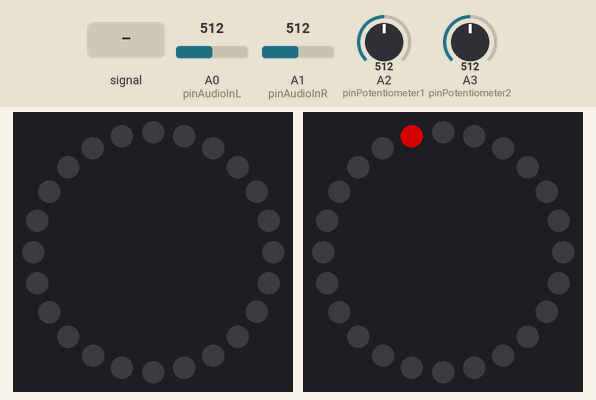
The sketch below on a simulated Arduino Uno, built with avr-gcc and run on an emulated ATmega328P. On the bench: 2 × 24 RGB LEDs in a ring, first at the top, clockwise. The inputs (shaded band) are chosen by the test bench; at power-on: A2 (pinPotentiometer1) = 512, A0 (pinAudioInL) = 512, A3 (pinPotentiometer2) = 512, A1 (pinAudioInR) = 512. Dim RGB values are drawn brighter than linear.

Above: at 1.2 s.
1.3 s: A0 (pinAudioInL) fed a 200 Hz sine of ±255 counts around its level
At 2.1 s:
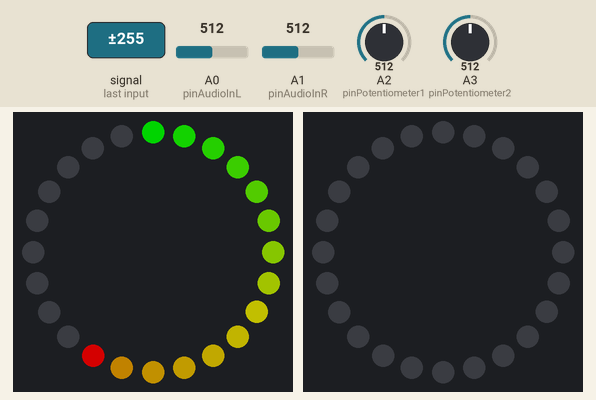
3.1 s: A1 (pinAudioInR) fed a 2 Hz sine of ±306 counts around its level
At 4.45 s:
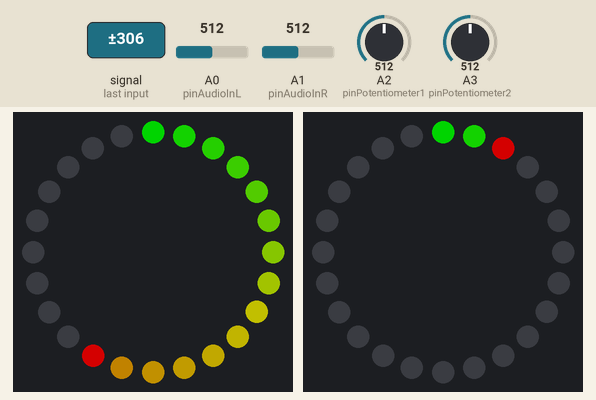
5.1 s: A2 (pinPotentiometer1) set to 716
At 6.3 s:
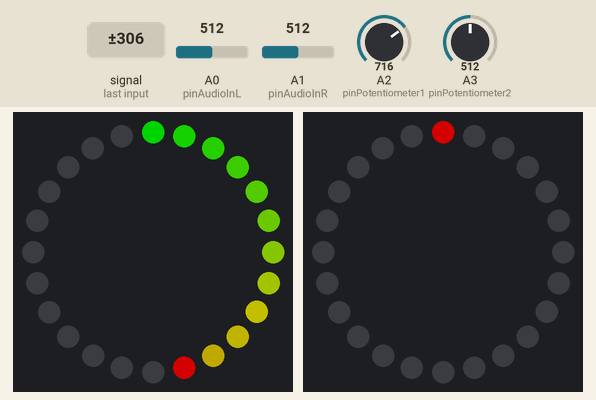
7.2 s: A2 (pinPotentiometer1) set to 30
At 8.72 s:
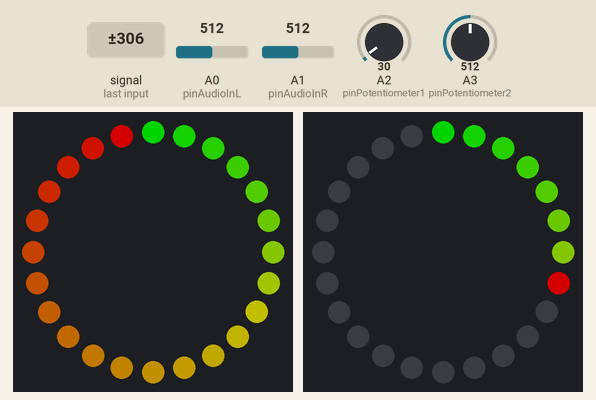
8.9 s: A0 (pinAudioInL) set to 716
At 9.42 s:
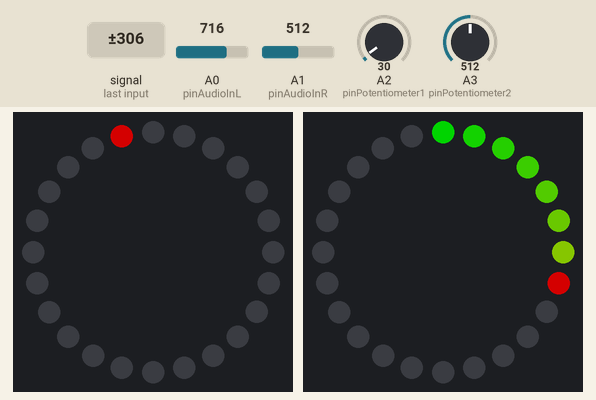
11.4 s: A3 (pinPotentiometer2) set to 30
At 12.39 s:
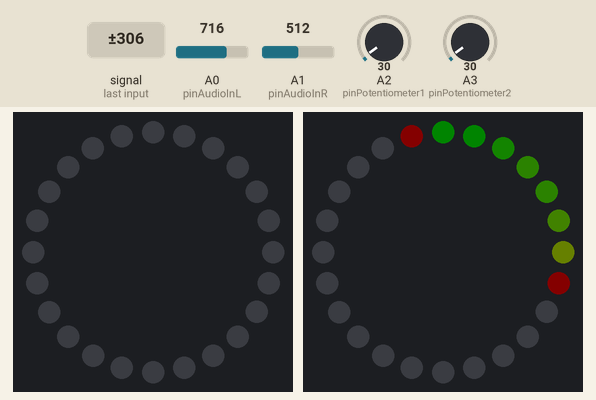

The sketch:

9d-VU-meter-effect-with-peak-hold-and-decay.ino
```cpp
// Tutorial 9d. VU meter effect with peak hold and decay

// Main parts: See tutorials 9a or 9b; here we use set-up 9a, in the
// stereo configuration, and two potentiometers, see schematic

// Library required to drive RGB LEDs; use the latest version
#include "FastLED.h"

// Variables that remain constant
const byte pinAudioInL = 0; const byte pinAudioInR = 1; // Analog input pin from L/R channel audio
const byte pinPotentiometer1 = 2; // Analog input pin from linear potentiometer
const byte pinPotentiometer2 = 3; // Analog input pin from logarithmic potentiometer (brightness perception is logarithmic)

const byte timeIntervalSampling = 30; // Sampling window width time in milliseconds
const int levelShift = 512; // Level shifting and re-fitting
const int intervalPeakHold = 500; // Peak hold interval in milliseconds
const byte intervalPeakDecay = 20; // Peak decay interval in milliseconds

const byte pinDataL = 4; const byte pinDataR = 5; // Digital output pin to the LED ring
const byte numLeds = 24; // Number of LEDs per ring

// Variables that can change
int audioInRawL; int audioInRawR; // Raw audio input
int audioInRectifiedL; int audioInRectifiedR; // Rectified audio input
float audioFilteredL; float audioFilteredR; // Filtered audio input

byte ledBrightness = 128; // Adjust from 0 - 229 with potentiometer; see why in checkPotentiometers() at the end of code

int newPeakL; int newPeakR; // New peak value (= LED-number from 0 to 23)
int previousPeakL; int previousPeakR; // Previous peak value
unsigned long timeOfPeakL; unsigned long timeOfPeakR; // Timestamp that updates with each new peak
bool peakDecayL = false; bool peakDecayR = false; // Toggles if the peak LED is allowed to decay or not
int peakLevelLow; // Set depending on the dynamics of audio input; see why in checkPotentiometers() at the end of code
int peakLevelHigh;

CRGB ledRingL[numLeds]; CRGB ledRingR[numLeds]; // Declare an array to store the LED ring's data
CRGB ledGradient[numLeds]; // Declare an array to store the LED colour gradient
CHSV gradientHueStart = CHSV(96, 255, 255); // Colour gradient start colour (= green); any FastLED gradient setting method can be used alternatively
CHSV grandientHueEnd = CHSV(0, 255, 255); // Colour gradient end colour (= red)

void setup()
{
  // Serial printing only necessary when observing values in the serial plotter
  // Serial.begin(115200);

  // Use 2,5V AREF as reference voltage, bias = 1,65V (microphone amplifier board)
  // analogReference(EXTERNAL);
  // Use 1,1V AREF as reference voltage, bias = 0,55V (headphone jack)
  analogReference(INTERNAL);

  ADCSRA &= ~(bit (ADPS0) | bit (ADPS1) | bit (ADPS2)); // Clear ADC prescaler bits
  ADCSRA |= bit (ADPS0) | bit (ADPS2); // Set ADC prescaler to 32

  // Initialise the FastLED library with the type of programmable RGB LEDs
  // used, the digital output pin the LED ring is wired to, the array that
  // stores each ring's LEDs data, and the number of LEDs per ring
  FastLED.addLeds<NEOPIXEL, pinDataL>(ledRingL, numLeds); FastLED.addLeds<NEOPIXEL, pinDataR>(ledRingR, numLeds);

  // Fill LED colour gradient array with colour values (= from green to red)
  // Any FastLED gradient setting method can be used alternatively
  fill_gradient(ledGradient, 0, gradientHueStart, numLeds, grandientHueEnd, SHORTEST_HUES);
}

void loop()
{
  unsigned long timeSamplingStart = millis(); // Timestamp

  uint16_t audioMinL = 1023; uint16_t audioMinR = 1023;
  uint16_t audioMaxL = 0; uint16_t audioMaxR = 0;
  uint16_t audioPeakToPeakL = 0; uint16_t audioPeakToPeakR = 0;

  while (millis() - timeSamplingStart < timeIntervalSampling)
  {
    audioInRawL = analogRead(pinAudioInL) + 0; audioInRawR = analogRead(pinAudioInR) + 0; // ADC correction factor +- # at 5V, +- # at 3.3V, +- # at 2.5V, +- # at 1.1V
    audioInRectifiedL = abs(audioInRawL - levelShift); audioInRectifiedR = abs(audioInRawR - levelShift); // Rectify and re-fit to 0

    audioMinL = min(audioInRectifiedL, audioMinL); audioMinR = min(audioInRectifiedR, audioMinR); // Find the minimum input value
    audioMaxL = max(audioInRectifiedL, audioMaxL); audioMaxR = max(audioInRectifiedR, audioMaxR); // Find the maximum input value
  }

  audioPeakToPeakL = audioMaxL - audioMinL; audioPeakToPeakR = audioMaxR - audioMinR; // Calculate peak-to-peak value
  //Serial.print("audioPeakToPeakL:"); Serial.println(audioPeakToPeakL);

  audioFilteredL += (audioPeakToPeakL - audioFilteredL) * 0.25; audioFilteredR += (audioPeakToPeakR - audioFilteredR) * 0.25; // Leaky integrator, fast attack and slow decay (k < 1)
  //Serial.print("audioFilteredL:"); Serial.println(audioFilteredL);

  newPeakL = constrain(map(audioFilteredL, peakLevelLow, peakLevelHigh, 0, numLeds), 0, numLeds) - 1; newPeakR = constrain(map(audioFilteredR, peakLevelLow, peakLevelHigh, 0, numLeds), 0, numLeds) - 1; // Set new peak value
  //Serial.print("newPeakL:"); Serial.println(newPeakL);

  peakHoldAndDecayL(); peakHoldAndDecayR(); // Update peak hold and decay

  lightLEDs(); // Light the LEDs

  checkPotentiometers(); // Check if input dynamics or brightness were adjusted
}

void peakHoldAndDecayL() // Peak hold and decay algorithm
{
  // Only if the new peak value is larger than the previous peak value,
  // it is set to the new peak value. Then we take the time of when that
  // happened. The peak decay indicator is set to false, so that the
  // peak LED won't start to decay until the peak hold time interval
  // has expired, tested in the next if statement
  if (newPeakL >= previousPeakL)
  {
    previousPeakL = newPeakL;
    timeOfPeakL = millis();
    peakDecayL = false;
  }

  // If the peak decay indicator was set to false, and the peak hold
  // time interval is over, we set it to true, to allow the peak LED to
  // decay. We add the peak hold time interval to the time of when the
  // new peak occurred and subtract the first peak decay time interval.
  // Now that the peak decay indicator is set to true, this if statement
  // will not be revisited while the LED decays
  else if (!peakDecayL && (millis() - timeOfPeakL > intervalPeakHold))
  {
    peakDecayL = true;
    timeOfPeakL += intervalPeakHold - intervalPeakDecay;
  }

  // While the peak decay indicator is set to true, and if another
  // peak decay time interval expired, we continue decaying the peak
  // LED while it is above 0
  else if (peakDecayL && (millis() - timeOfPeakL > intervalPeakDecay))
  {
    if (previousPeakL >= 0)
    {
      previousPeakL--;
      timeOfPeakL += intervalPeakDecay;
    }
  }
}

void peakHoldAndDecayR()
{
  if (newPeakR >= previousPeakR)
  {
    previousPeakR = newPeakR;
    timeOfPeakR = millis();
    peakDecayR = false;
  }

  else if (!peakDecayR && (millis() - timeOfPeakR > intervalPeakHold))
  {
    peakDecayR = true;
    timeOfPeakR += intervalPeakHold - intervalPeakDecay;
  }

  else if (peakDecayR && (millis() - timeOfPeakR > intervalPeakDecay))
  {
    if (previousPeakR >= 0)
    {
      previousPeakR--;
      timeOfPeakR += intervalPeakDecay;
    }
  }
}

void lightLEDs()
{
  // Clear the LED arrays that hold all LED's colour and brightnesss data
  FastLED.clear();

  FastLED.setBrightness(ledBrightness);

  // Depending on the newe peak value (= number of LEDs to light)
  for ( byte i = 0; i <= newPeakL; i++)
  {
    // Copy the corresponding colour from the gradient array to the LED array L
    ledRingL[i] = ledGradient[i];
  }

  // And do the same thing for the LED array R
  for ( byte j = 0; j <= newPeakR; j++)
  {
    ledRingR[j] = ledGradient[j];
  }

  // Then set the peak LED to red
  ledRingL[previousPeakL] = CHSV(0, 255, 255); ledRingR[previousPeakR] = CHSV(0, 255, 255);

  // Finally, display all LED's data (= illuminate the LED ring)
  FastLED.show();
}

void checkPotentiometers()
{
  // The potentiometers are hardware smoothed with a 0.1uF capacitor; no
  // code is necessary. Read the voltage from the potentiometer pins
  peakLevelLow = map(analogRead(pinPotentiometer1), 0, 915, 0, 75); // 915 max. instead of 1023 because of the 39k/10k voltage divider (1,02V are not quite 1,1V AREF, a 35.4k resistor does not exist)
  peakLevelHigh = map(analogRead(pinPotentiometer1), 0, 915, 225, 475);

  // Bit-shift division by four yields 0 - 229 (not 0 - 255 because the range is 0 - 915 instead of 0 - 1023)
  ledBrightness = analogRead(pinPotentiometer2) >> 2;
}
```

Measured:
- after the input at 1.3 s, the LEDs: first change at once (image 1 shows a later state)
- after the input at 3.1 s, the LEDs: first change at once (image 2 shows a later state)
- after the input at 5.1 s, the LEDs: first change after 0.06 s (image 3 shows a later state)
- after the input at 7.2 s, the LEDs: first change at once (image 4 shows a later state)
